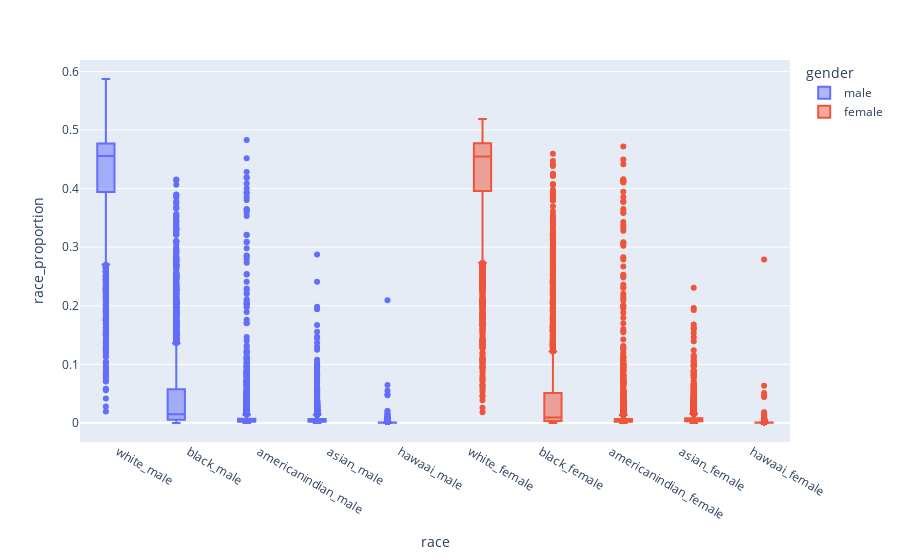

Write notebook code for a chart like this one.
### Code cell
# fig = px.scatter(demographics_df, x="race", y="race_proportion", color="gender", trendline="ols")

fig = px.box(demographics_df, x="race", y="race_proportion", color='gender')

fig.show()

### Figure 1 — Plotly figure (JSON) as saved in the notebook; plotly's stock layout.template omitted (floating-point values rounded to 4 significant figures; data arrays with more than 128 entries replaced by an {"elided": "..."} marker saying what was removed)
{"data": [{"alignmentgroup": "True", "hovertemplate": "gender=male<br>race=%{x}<br>race_proportion=%{y}<extra></extra>", "legendgroup": "male", "marker": {"color": "#636efa"}, "name": "male", "notched": false, "offsetgroup": "male", "orientation": "v", "showlegend": true, "type": "box", "x": {"elided": "15710 str values"}, "x0": " ", "xaxis": "x", "y": {"elided": "15710 float values"}, "y0": " ", "yaxis": "y"}, {"alignmentgroup": "True", "hovertemplate": "gender=female<br>race=%{x}<br>race_proportion=%{y}<extra></extra>", "legendgroup": "female", "marker": {"color": "#EF553B"}, "name": "female", "notched": false, "offsetgroup": "female", "orientation": "v", "showlegend": true, "type": "box", "x": {"elided": "15710 str values"}, "x0": " ", "xaxis": "x", "y": {"elided": "15710 float values"}, "y0": " ", "yaxis": "y"}], "layout": {"boxmode": "group", "legend": {"title": {"text": "gender"}, "tracegroupgap": 0}, "margin": {"t": 60}, "xaxis": {"anchor": "y", "domain": [0, 1], "title": {"text": "race"}}, "yaxis": {"anchor": "x", "domain": [0, 1], "title": {"text": "race_proportion"}}}}
